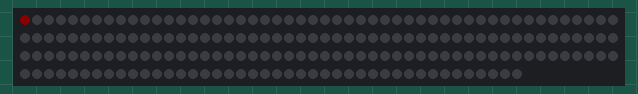
Simulated run of this sketch. Board: Arduino Uno, built with avr-gcc and run on an emulated ATmega328P. Shown: 192 RGB LEDs in strip order, left to right, continuing on the next row. Dim RGB values are drawn brighter than linear; what the sketch prints to the serial monitor is not drawn.

Above: at 3.16 s.
At 4.09 s:
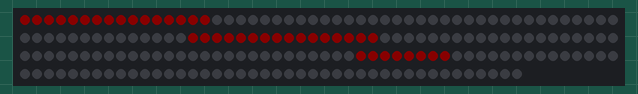
At 5.32 s:
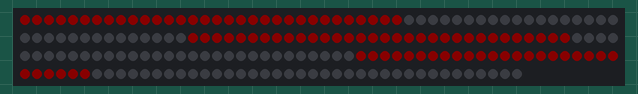
At 6.55 s:
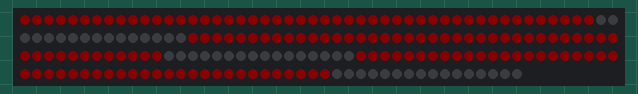
At 7.6 s:
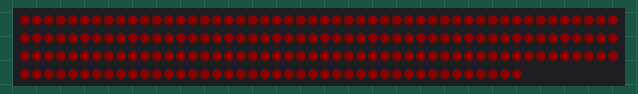

The sketch:

Matrix.ino
```cpp
#include <FastLED.h>

// leds set up
// #define MATRIX_WIDTH 24
// #define MAXTRIX_HEIGHT 8

#define DATA_PIN    9
#define LED_TYPE    WS2812
#define COLOR_ORDER GRB
#define NUM_LEDS    192
CRGB leds[NUM_LEDS];

#define BRIGHTNESS          10
#define FRAMES_PER_SECOND  60

class LedMatrix {
  private:
    uint16_t width;
    uint16_t height;
    uint16_t blockSize;
  public:
    LedMatrix(uint16_t width, uint16_t height, uint16_t blockSize) {
      this->width = width;
      this->height = height;
      this->blockSize = blockSize;
    }

    uint16_t getMatrixIndex(uint16_t realIndex) {
      uint16_t rowNumber = realIndex / width;
      uint16_t rowPosition = realIndex - (rowNumber * width);

      uint16_t blockNumber = rowPosition / blockSize;
      uint16_t blockRowPosition = rowPosition - (blockNumber * blockSize);

      return blockNumber * height * blockSize + rowNumber * blockSize + blockRowPosition;
    }
};

LedMatrix ledMatrix(24, 8, 8);

void setup() {
  Serial.begin(9600);
  Serial.println("Start");
  delay(3000);
  FastLED.addLeds<LED_TYPE,DATA_PIN,COLOR_ORDER>(leds, NUM_LEDS).setCorrection(TypicalLEDStrip);
  FastLED.setBrightness(BRIGHTNESS);

}

void loop() {
  for (uint8_t i = 0; i < NUM_LEDS; i++) {
    leds[ledMatrix.getMatrixIndex(i)] = CHSV(0, 255,255);
    // leds[i] = CHSV(0, 255,255);
    FastLED.show();
    FastLED.delay(1000/FRAMES_PER_SECOND);
  }
}

class Position2D {
  private:
    uint16_t x;
    uint16_t y;
  public:
    Position2D(uint16_t x, uint16_t y) {
      this->x = x;
      this->y = y;
    }

    void println() {
      Serial.println("(" + String(x) + ", " + String(y) + ")");
    }
};

// class LedMatrix {
//   private:
//     uint16_t width;
//     uint16_t height;
//     uint16_t blockSize;
//   public:
//     LedMatrix(uint16_t width, uint16_t height, uint16_t blockSize) {
//       this->width = width;
//       this->height = height;
//     }

//     // Position2D getMatrixPosition(Position2D realPosition) {
//     //   return realPosition;
//     // }

//     uint16_t getMatrixIndex(uint16_t realIndex) {
//       uint16_t rowNumber = realIndex / width;
//       uint16_t rowPosition = realIndex - (rowNumber * width);

//       uint8_t blockNumber = rowPosition / blockSize;
//       uint8_t blockRowPosition = rowPosition - (blockNumber * blockSize);

//       return blockNumber * height * blockSize + rowNumber * blockSize + blockRowPosition;
//     }
// };
```
